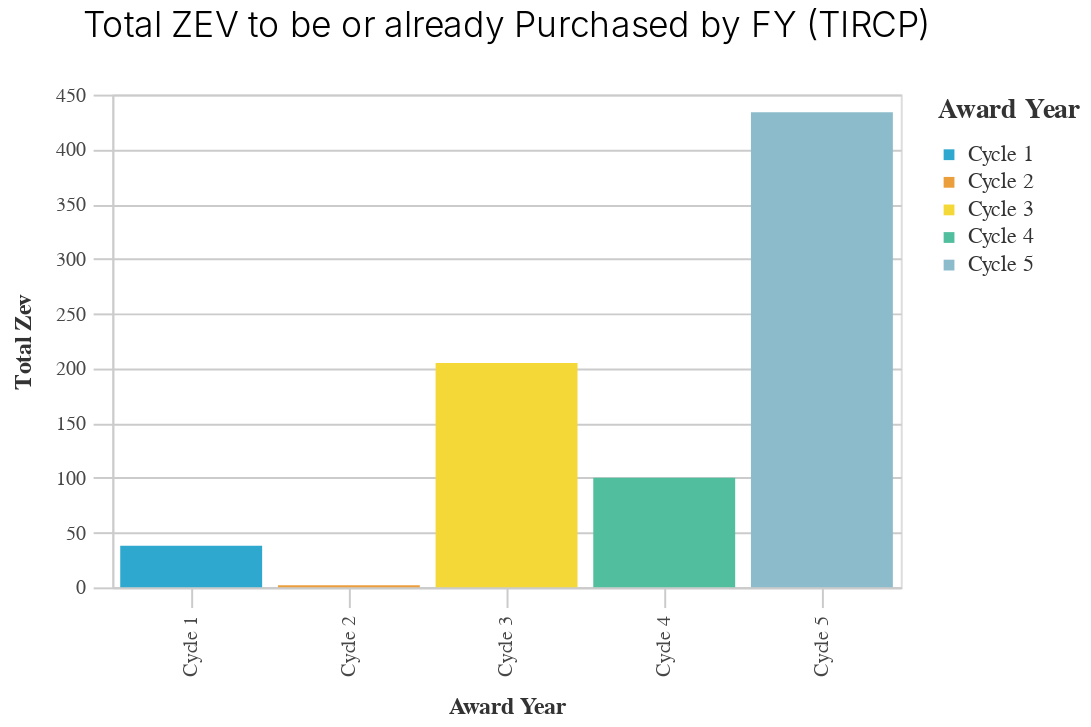

Here is the notebook cell this chart was saved with:
### Code cell
A6_zev.basic_bar_chart(
    tircp_summary.iloc[:-1],
    "Award Year",
    "Total ZEV",
    "Award Year",
    "Total ZEV to be or already Purchased by FY (TIRCP)",
)

### Figure 1 — Vega-Lite specification as saved in the notebook (floating-point values rounded to 4 significant figures)
{"config": {"view": {"continuousWidth": 300, "continuousHeight": 300}, "axis": {"domainColor": "#cbcbcb", "grid": true, "gridColor": "#cbcbcb", "gridWidth": 1, "labelColor": "#474747", "labelFont": "Nunito Sans", "labelFontSize": 10, "labelPadding": 4, "tickColor": "#cbcbcb", "tickSize": 10, "titleColor": "#333", "titleFont": "Raleway", "titleFontSize": 12, "titlePadding": 10}, "axisBand": {"grid": false}, "background": "white", "font": "Raleway", "header": {"labelFont": "Nunito Sans", "titleFont": "Raleway"}, "legend": {"labelColor": "#333", "labelFont": "Nunito Sans", "labelFontSize": 11, "labelLimit": 0, "padding": 1, "symbolSize": 30, "symbolType": "square", "titleColor": "#333", "titleFont": "Raleway", "titleFontSize": 14, "titlePadding": 10}, "title": {"anchor": "middle", "font": "Raleway", "fontSize": 18, "fontWeight": 300, "offset": 20}}, "data": {"name": "data-493adbfb414db54b0a1e18d327647240"}, "mark": {"type": "bar"}, "encoding": {"color": {"field": "Award Year", "legend": {"title": "Award Year"}, "scale": {"range": ["#2EA8CE", "#EB9F3C", "#F4D837", "#51BF9D", "#8CBCCB", "#9487C0"]}, "type": "nominal"}, "tooltip": [{"field": "Award Year", "type": "nominal"}, {"field": "Total ZEV", "type": "quantitative"}], "x": {"field": "Award Year", "title": "Award Year", "type": "nominal"}, "y": {"field": "Total ZEV", "sort": "-x", "title": "Total Zev", "type": "quantitative"}}, "height": 250, "title": "Total ZEV to be or already Purchased by FY (TIRCP)", "width": 400, "$schema": "https://vega.github.io/schema/vega-lite/v5.8.0.json", "datasets": {"data-493adbfb414db54b0a1e18d327647240": [{"Award Year": "Cycle 1", "Total Amount Awarded": "$74745000.0", "Total ZEV": 38, "Total ZEV Projects": 4, "Total Projects in Cycle": 14, "Percent of Projects that are ZEV Adjacent": 0.2857}, {"Award Year": "Cycle 2", "Total Amount Awarded": "$41930000.0", "Total ZEV": 2, "Total ZEV Projects": 3, "Total Projects in Cycle": 14, "Percent of Projects that are ZEV Adjacent": 0.2143}, {"Award Year": "Cycle 3", "Total Amount Awarded": "$385742000.0", "Total ZEV": 205, "Total ZEV Projects": 13, "Total Projects in Cycle": 28, "Percent of Projects that are ZEV Adjacent": 0.4643}, {"Award Year": "Cycle 4", "Total Amount Awarded": "$247475000.0", "Total ZEV": 100, "Total ZEV Projects": 9, "Total Projects in Cycle": 17, "Percent of Projects that are ZEV Adjacent": 0.5294}, {"Award Year": "Cycle 5", "Total Amount Awarded": "$0.0", "Total ZEV": 434, "Total ZEV Projects": 15, "Total Projects in Cycle": 23, "Percent of Projects that are ZEV Adjacent": 0.6522}]}}
